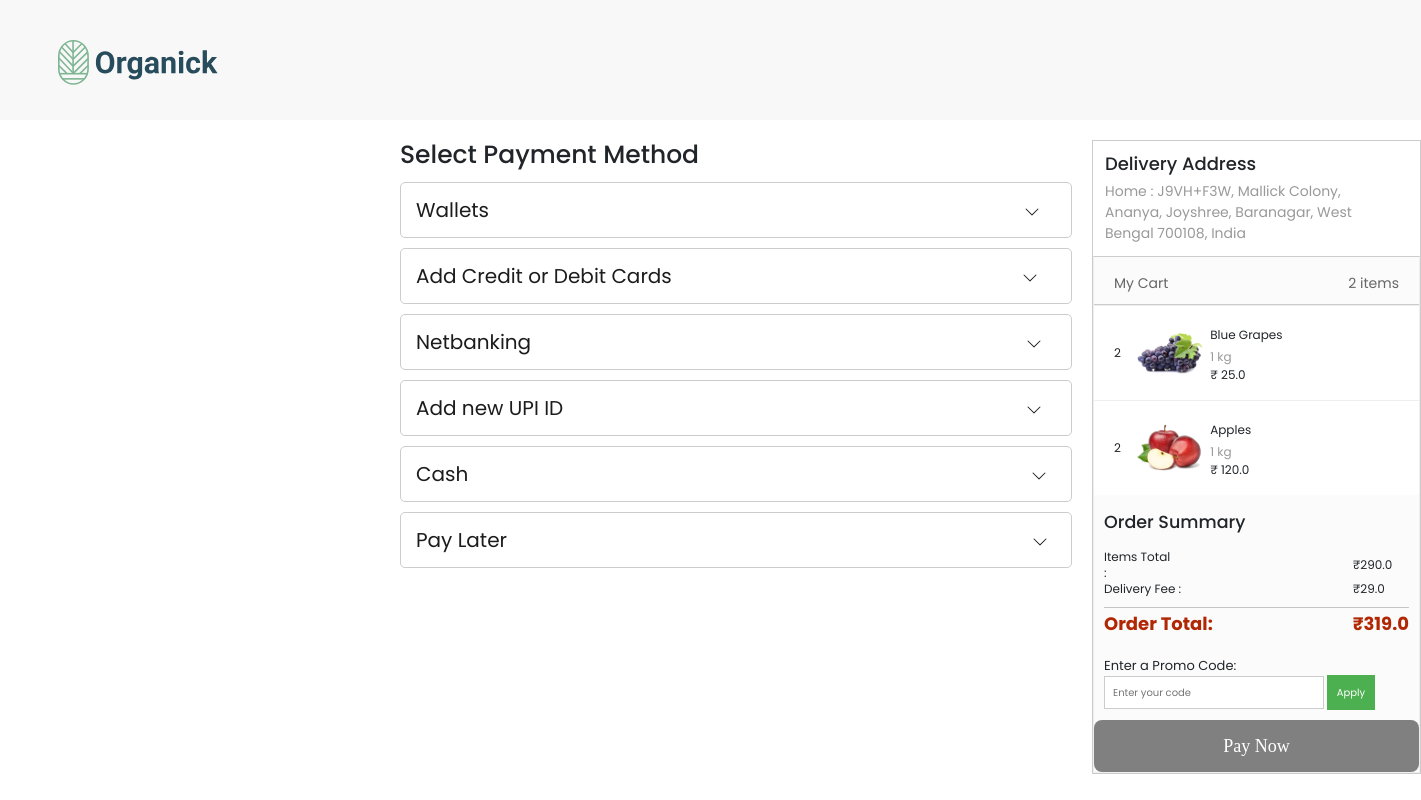
/checkout/227 (signed in), run on the app's committed database.
### App.py (models this page shows, shortened)
class User_address(db.Model):
    id = db.Column(db.Integer, primary_key=True)
    user_id = db.Column(db.String(50), nullable=False)
    title = db.Column(db.String(10), nullable=False)
    receiver_name = db.Column(db.String(100), nullable=False)
    delivery_address = db.Column(db.String(255), nullable=False)
    address_type = db.Column(db.String(10), nullable=False)

class Cart(db.Model):
    category_id = db.Column(db.Integer, db.ForeignKey('category.category_id'), nullable=False)
    item_id = db.Column(db.Integer, db.ForeignKey('order_items.id'), nullable=False)
    user_id = db.Column(db.Integer, db.ForeignKey('users.id'), nullable=False)
    cart_id = db.Column(db.Integer, primary_key=True, autoincrement=True)
    username = db.Column(db.String(200), nullable=False)
    quantity = db.Column(db.Integer, nullable=False)

class Order_items(db.Model):
    id=db.Column(db.Integer,primary_key=True, autoincrement=True)
    category_id = db.Column(db.Integer, db.ForeignKey('category.category_id'), nullable=False)
    quantity = db.Column(db.Integer)
    price = db.Column(db.Float, nullable=False)
    name = db.Column(db.String(200), nullable=False,unique=True)
    unit=db.Column(db.String(20), nullable=False)
    MFD=db.Column(db.DateTime,default=datetime.now(indian_timezone))

### App.py (the view)
@app.route('/checkout/<int:address_id>',methods=['GET','POST'])
def checkout(address_id):
    payment_form = PaymentForm()
    total_price = 0
    cart_items = db.session.query(Cart, Order_items, Category)\
        .join(Order_items, Cart.item_id == Order_items.id)\
        .join(Category, Order_items.category_id == Category.category_id)\
        .filter(Cart.user_id == current_user.id)\
        .all()
    address=User_address.query.filter_by(id=address_id).first()
    num_items_in_cart = len(cart_items)
    for cart_item, item, category in cart_items:
        total_price += item.price * cart_item.quantity
    return render_template('checkout.html',address=address,cart_items=cart_items,num=num_items_in_cart,total_price=total_price, form=payment_form)

### App.py
class PaymentForm(FlaskForm):
    addressId = StringField('AddressId')
    totalAmount = IntegerField('totalAmount')
    mode_of_payment =StringField ('mode_of_Payment')
    promo_code = StringField('promo_code')
    submit = SubmitField('Pay Now')

### App.py (called while the page is built)
@login_manager.user_loader
def load_user(user_id):
    return Users.query.get(int(user_id))

### templates/checkout.html (shortened to what this page needs)
<!DOCTYPE html>
<html lang="en">
<head>
    <link rel="stylesheet" href="https://cdn.jsdelivr.net/npm/swiper@11/swiper-bundle.min.css" />
    <link rel="stylesheet" href="https://cdnjs.cloudflare.com/ajax/libs/font-awesome/6.5.1/css/all.min.css" />
    <link rel="stylesheet" href="/static/css/styles.css" />
    <link rel="stylesheet" href="/static/css/checkout.css">
    <link href="https://cdn.jsdelivr.net/npm/bootstrap@5.3.2/dist/css/bootstrap.min.css" rel="stylesheet">
</head>
<body>
<nav class="nav">
    <div class="container nav_container">
      <div class="logo_box">
        <a href="{{url_for('home')}}"><div class="logo_box"><img src="/static/images/icon/Logo.svg" alt="" class="logo"/></div></a>
        </div>
    </div>
</nav>
<div style="display:flex;padding-top:20px;" >
<div class="payment-container">
    <h1 style="padding-bottom: 7px;">Select Payment Method</h1>
    <div class="payment-option-wrapper" value="Payment made through Wallet" >
        <div class="payment-option">
            <h3>Wallets <div class="dropdown-icon" style="margin-left: 530px;"><svg xmlns="http://www.w3.org/2000/svg" width="16" height="16" fill="currentColor" class="bi bi-chevron-down" viewBox="0 0 16 16">
  <path fill-rule="evenodd" d="M1.646 4.646a.5.5 0 0 1 .708 0L8 10.293l5.646-5.647a.5.5 0 0 1 .708.708l-6 6a.5.5 0 0 1-.708 0l-6-6a.5.5 0 0 1 0-.708"/>
</svg></div></h3>
        </div>
    </div>
    <div class="payment-option-wrapper" value="Payment made through Credit/Debit Card">
    <div class="payment-option" id="cardsOption">
        <div class="form-group">
            <h3>Add Credit or Debit Cards<div class="dropdown-icon" style="margin-left: 350px;"><svg xmlns="http://www.w3.org/2000/svg" width="16" height="16" fill="currentColor" class="bi bi-chevron-down" viewBox="0 0 16 16">
  <path fill-rule="evenodd" d="M1.646 4.646a.5.5 0 0 1 .708 0L8 10.293l5.646-5.647a.5.5 0 0 1 .708.708l-6 6a.5.5 0 0 1-.708 0l-6-6a.5.5 0 0 1 0-.708"/>
</svg></div></h3>
        </div>
    </div>
</div>
    <div class="payment-option-wrapper" value="Payment made through Netbanking">
        <div class="payment-option" id="netbankingOption">
            <h3>Netbanking <div class="dropdown-icon" style="margin-left: 490px;"><svg xmlns="http://www.w3.org/2000/svg" width="16" height="16" fill="currentColor" class="bi bi-chevron-down" viewBox="0 0 16 16">
  <path fill-rule="evenodd" d="M1.646 4.646a.5.5 0 0 1 .708 0L8 10.293l5.646-5.647a.5.5 0 0 1 .708.708l-6 6a.5.5 0 0 1-.708 0l-6-6a.5.5 0 0 1 0-.708"/>
</svg></div></h3>
        </div>
    </div>
    <div class="payment-option-wrapper" value="Payment through UPI">
        <div class="payment-option" id="upiOption">
            <h3>Add new UPI ID <div class="dropdown-icon" style="margin-left: 457px;"><svg xmlns="http://www.w3.org/2000/svg" width="16" height="16" fill="currentColor" class="bi bi-chevron-down" viewBox="0 0 16 16">
  <path fill-rule="evenodd" d="M1.646 4.646a.5.5 0 0 1 .708 0L8 10.293l5.646-5.647a.5.5 0 0 1 .708.708l-6 6a.5.5 0 0 1-.708 0l-6-6a.5.5 0 0 1 0-.708"/>
</svg></div></h3>
        </div>
    </div>
    <div class="payment-option-wrapper" value="Pay on Delivery">
        <div class="payment-option" id="cashOption">
            <h3>Cash <div class="dropdown-icon" style="margin-left: 557px;"><svg xmlns="http://www.w3.org/2000/svg" width="16" height="16" fill="currentColor" class="bi bi-chevron-down" viewBox="0 0 16 16">
  <path fill-rule="evenodd" d="M1.646 4.646a.5.5 0 0 1 .708 0L8 10.293l5.646-5.647a.5.5 0 0 1 .708.708l-6 6a.5.5 0 0 1-.708 0l-6-6a.5.5 0 0 1 0-.708"/>
</svg></div></h3>
        </div>
    </div>
    <div class="payment-option-wrapper" value="Pay Later Method">
        <div class="payment-option" id="payLaterOption">
            <h3>Pay Later <div class="dropdown-icon" style="margin-left: 520px;"><svg xmlns="http://www.w3.org/2000/svg" width="16" height="16" fill="currentColor" class="bi bi-chevron-down" viewBox="0 0 16 16">
  <path fill-rule="evenodd" d="M1.646 4.646a.5.5 0 0 1 .708 0L8 10.293l5.646-5.647a.5.5 0 0 1 .708.708l-6 6a.5.5 0 0 1-.708 0l-6-6a.5.5 0 0 1 0-.708"/>
</svg></div></h3>
        </div>
    </div>
</div>
<div class="container" style="margin:0px;border: 1px solid #ccc;max-width: 336px;padding:0px;    height: fit-content;">
    <div id="addressBox" style="padding:12px">
        <h3 style="    font-size: 18px;
font-weight: 500;
    vertical-align: middle;">Delivery Address</h3>
    <div style="margin-top: 6px; color: rgb(153, 153, 153); overflow-wrap: break-word;font-size: 14px;">
        <span class="weight--semibold">
            {{address.address_type}} :
        </span>
         {{address.delivery_address}}
    </div>
    </div>
    <div class="containers__CartItemsContainer-sc-1hadpge-0 hPESYp" style="border-top: 1px solid #ccc">
        <div style="padding-bottom: 12px;">
            <div class="checkout-cart__box">
                <span class="checkout-cart__title display--inline-block">My Cart</span>
                <span class="float-right" data-test-id="no-of-items">
                    {% if num == 1 %}
                        {{ num }} item
                    {% else %}
                        {{ num }} items
                    {% endif %}
                </span>
            </div>
        </div>
        <div style="border-top:  1px solid #ccc;">
            {% if cart_items %}
            {% for cart_item,item,category in cart_items %}
                <div class="checkout-cart__item">
                    <div class="checkout-cart__item-count display--table-cell">{{ cart_item.quantity }}</div>
                    <div class="checkout-cart__img-box display--table-cell" style="padding-left: 10px;">
                        <div height="100%" width="100%" class="sc-gsnTZi foBTae">
                            <img src="/static/images/items/{{ item.name|replace(' ', '_')|lower }}.png" alt="{{ item.name }}" class="sc-jSMfEi eXEZSy">
                        </div>
                    </div>
                    <div class="checkout-cart__item-name-box vertical-align--top display--table-cell" style="padding-left:15px">
                        <div class="checkout-cart__item-name" data-test-id="product-name">{{ item.name }}</div>
                        <div class="checkout-cart__item-unit">
                            {% if item.unit.split('/')[1] == 'kg' or  item.unit.split('/')[1] == 'L'  %}
                                    1 {{item.unit.split('/')[1]}}
                                {% else %}
                                     {{item.unit.split('/')[1]}}
                                {% endif %}
                        </div>
                        <span class="checkout-cart__item-price weight--semibold" data-test-id="checkout-item-price">
                            <span>
                                ₹ {{ item.price }}
                            </span>
                        </span>
                    </div>
                </div>
            {% endfor %}
            {% else %}
                <span> Cart is empty</span>
            {% endif %}
        </div>
        <div class="a-row order-summary" style="padding:10px">
            <h3 class="a-spacing-base a-spacing-top-micro" style="padding-bottom: 4px;padding-top: 7px;">Order Summary</h3>
            <table id="subtotals-marketplace-table" data-testid class="a-normal a-align-bottom a-spacing-none a-size-small">
                <tbody>
                    <tr data-testid class="small-line-height">
                        <td>
                            <span style="
                            margin-right: 180px;
                        "> Items Total : </span>
                        </td>
                        <td class="a-text-right aok-nowrap a-nowrap" >
                            ₹<span id="t_price">{{total_price}}</span>
                        </td>
                    </tr>
                    <tr data-testid class="small-line-height">
                        <td>
                            <span> Delivery Fee : </span>
                        </td>
                        <td class="a-text-right aok-nowrap a-nowrap">
                            ₹29.0
                        </td>
                    </tr>
                    <tr class="order-summary-grand-total">
                        <td colspan="2" class="cell-separator">
                            <hr aria-hidden="true" class="a-spacing-mini a-divider-normal">
                        </td>
                    </tr>
                    <tr data-testid>
                        <td class="a-color-price a-size-medium a-text-bold">
                            <span class="break-word">Order Total:</span>
                        </td>
                        <td class="a-color-price a-size-medium a-text-right grand-total-price aok-nowrap a-text-bold a-nowrap" id="Purchase_Amount">
                            ₹{{29+total_price}}
                        </td>
                    </tr>
                </tbody>
            </table>
            <div class="promo-code-container">
                <br>
                <div style="display: inline-block;">
                    <input type="text" id="promoCodeInput"  placeholder="Enter your code" >
                    <button type="button" onclick="applyDiscount()">Apply</button>
                </div>
            </div>
        </div>
        <form action="{{ url_for('placed_order') }}" method="post" id="paymentForm" class="payment_to_form">
            <button type="submit" id="payNowButton" class="dAfcjh">Pay Now</button>
        </form>
</div>
</div>
</body>
</html>

### static/css/styles.css (style rules this page uses)
:root { --color-teel: #274c5b; --color-green: #7eb693; --color-yellow: #efd372; --color-grey: #d4d4d4; --color-white: #f9f8f8; --color-daark: #1b2427; }
* { font-family:'Poppins',sans-seriff; margin:0;padding:0; box-sizing:border-box; outline:none;border:none; text-decoration: none; transition: .2s linear; padding: 0px; margin: 0px; box-sizing: border-box; }
html { font-size: 10px; }
body { font-size: 1.6rem; font-family: "Roboto", sans-serif; color: var(--color-daark); }
a { text-decoration: none; }
.nav { width:100%; height:12rem; background-color:var(--color-white); padding-left: 200px; padding-top: 5px; }
.nav_container { width:100%; height:100%; display:flex; align-items:center; }
.logo { width:80%; }
.container { max-width: 1350px; margin: 0 auto; padding: 0rem 1.5rem; }

### static/css/checkout.css (style rules this page uses)
.payment-container { max-width: 800px; margin-right: 20px; margin-left: 400px; }
.payment-option { border: 1px solid #ccc; padding: 15px; border-radius: 0.5rem; align-items: center; }
.payment-option h3 { font-size: 2rem; line-height: 1.2; font-weight: 400; margin: 0px; color: rgb(28, 28, 28); flex: 1; }
.dropdown-icon { cursor: pointer; display: inline-block; }
.payment-option-wrapper { width:672px; padding-bottom: 10px; }
.hPESYp { background-color: rgb(251, 251, 251); border-right: 1px solid rgb(238, 238, 238); border-bottom: 1px solid rgb(238, 238, 238); border-left: 1px solid rgb(238, 238, 238); border-image: initial; border-top: none; }
.checkout-cart__box { color: #666; font-size: 14px; height: 35px; padding: 16px 20px 0 20px }
.float-right { float: right; }
.checkout-cart__item { background: #fff; border-top: 1px solid #eee; box-sizing: border-box; display: flex; font-size: 12px; padding: 16px 20px; width: 100%; vertical-align: middle; align-items: center; }
.checkout-cart__item-count { padding-right: 5px; vertical-align: middle; }
.checkout-cart__img-box { padding-top: 0 ; padding-left:10px; padding-right:25px; width: 84px; height: 57px; }
.display--table-cell { display: table-cell !important; }
.checkout-cart__item-name-box { width: 100%; }
.vertical-align--top { vertical-align: top !important; }
.checkout-cart__item-name { width: 164px; padding-top: 4px; overflow: hidden; text-overflow: ellipsis; white-space: nowrap; }
.checkout-cart__item-unit { color: #999; padding-top: 4px; }
.foBTae { position: relative; max-width: 200%; width: 200%; height: 100%; overflow: hidden; }
.eXEZSy { width: 100%; height: 100%; object-fit: cover; transform: none; opacity: 1; will-change: transform, opacity; border-radius: inherit; filter: unset; transition: opacity 0.25s ease 0s, transform 0.25s ease 0s; }
img { border-style: none; }
.dAfcjh { border-radius: 8px; }
.dAfcjh { background-color: rgb(74, 132, 44); cursor: pointer; height: 52px; width: 100%; -webkit-box-pack: center; justify-content: center; -webkit-box-align: center; align-items: center; display: flex; color: white; font-size: 18px; font-family: Okra-Medium; }
.a-spacing-base, .a-ws .a-ws-spacing-base { margin-bottom: 12px!important; }
.a-spacing-mini, .a-ws .a-ws-spacing-mini { margin-bottom: 4px!important; }
hr { background-color: transparent; border-bottom-width: 0; border-left-width: 0; border-right-width: 0; border-top: 1px solid #BBBFBF; display: block; height: 1px; line-height: 19px; margin-bottom: 14px; margin-top: 0; }
.a-align-bottom, .aok-align-bottom { vertical-align: bottom!important; }
.a-size-small { font-size: 12px!important; line-height: 16px!important; }
table { display: table; text-indent: initial; border-spacing: 2px; border-color: gray; }
tr { display: table-row; vertical-align: inherit; border-color: inherit; }
tr:first-child td, tr:first-child th { padding-top: 0; }
.a-color-price { color: #B12704!important; }
.a-size-medium { text-rendering: optimizeLegibility; }
.a-size-medium { font-size: 18px!important; line-height: 24px!important; }
.a-text-bold { font-weight: 700!important; }
.promo-code-container { margin-top: 20px; }
input[type="text"] { border: 1px solid #ccc; padding: 8px; transition: border-color 0.3s; }
#payNowButton:disabled { background-color: grey; }
form { display: block; margin-top: 0em; }

### templates/checkout.html (style rules this page uses)
#addressBox { width: 292px; margin-right: 20px; }
button { background-color: #4CAF50; color: white; border: none; padding: 10px; cursor: pointer; }

### data on the page
User_address: address_type "Home", delivery_address "J9VH+F3W, Mallick Colony, Ananya, Joyshree, Baranagar, West Bengal 700108, India"
Cart: quantity "2", shows a picture, name "Blue Grapes", unit "kg", price "25.0"
Cart: quantity "2", shows a picture, name "Apples", unit "kg", price "120.0"

### other printed values
{{ num }} "2"
{{ total_price }} "290.0"
{{ 29+total_price }} "319.0"
